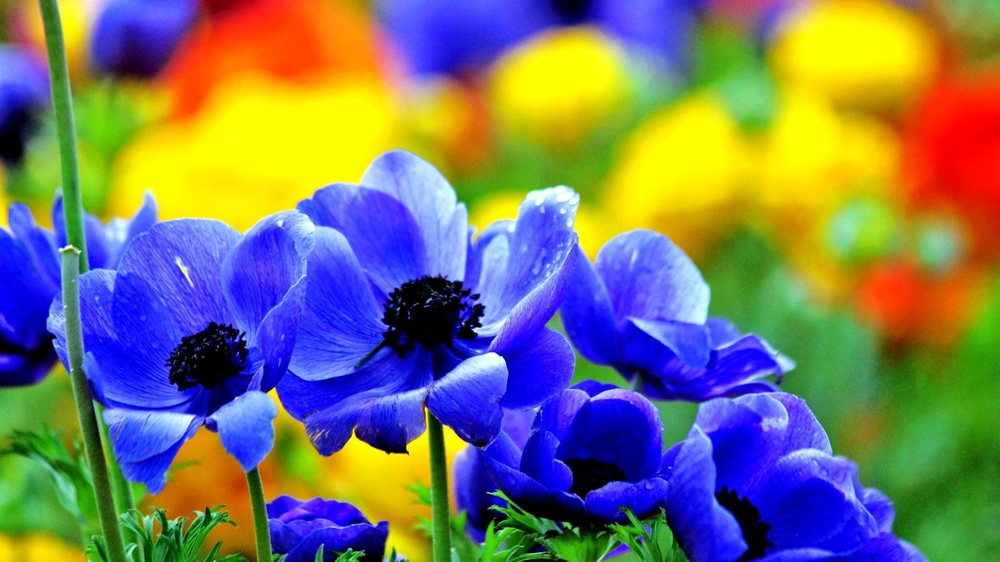
#> input picture Research paper/samples/image1.jpg, 1000 x 562 px, shrunk from 1920 x 1080 before the run
$ python gui.py
#> lines starting #> are read from the running program, lines starting #| are printed output that depends on the picture
from PIL import Image
import random

# Function to encrypt a single RGB pixel
def caesar_encrypt_pixel(pixel, shift):
    r, g, b = pixel
    encrypted_r = (r + shift) % 256
    encrypted_g = (g + shift) % 256
    encrypted_b = (b + shift) % 256
    return (encrypted_r, encrypted_g, encrypted_b)

# Function to decrypt an encrypted RGB pixel
def caesar_decrypt_pixel(encrypted_pixel, shift):
    r, g, b = encrypted_pixel
    decrypted_r = (r - shift) % 256
    decrypted_g = (g - shift) % 256
    decrypted_b = (b - shift) % 256
    return (decrypted_r, decrypted_g, decrypted_b)

# Function to encrypt an image
def encrypt_image(image_path, shift):
    original_image = Image.open(image_path)
    encrypted_image = Image.new("RGB", original_image.size)  # Create a new RGB image

    for x in range(original_image.width):
        for y in range(original_image.height):
            pixel_value = original_image.getpixel((x, y))
            encrypted_pixel = caesar_encrypt_pixel(pixel_value, shift)
            encrypted_image.putpixel((x, y), encrypted_pixel)

    encrypted_image_path = f"encrypt_{image_path[8:]}"
    encrypted_image.save(encrypted_image_path)
    print(f"Color image encrypted and saved as {encrypted_image_path}.")
    return encrypted_image_path

# Function to decrypt an image
def decrypt_image(encrypted_image_path, shift):
    encrypted_image = Image.open(encrypted_image_path)
    decrypted_image = Image.new("RGB", encrypted_image.size)

    for x in range(encrypted_image.width):
        for y in range(encrypted_image.height):
            encrypted_pixel_value = encrypted_image.getpixel((x, y))
            decrypted_pixel = caesar_decrypt_pixel(encrypted_pixel_value, shift)
            decrypted_image.putpixel((x, y), decrypted_pixel)

    decrypted_image_path = f"decrypt_{encrypted_image_path[8:]}"
    decrypted_image.save(decrypted_image_path)
    print(f"Color image decrypted and saved as {decrypted_image_path}.")
    return decrypted_image_path

# Load the input image
input_image_path = "samples/image1.jpg"
input_image = Image.open(input_image_path)
#> input_image is the input picture: PIL image 1000x562 RGB; mean R, G, B 120.1, 118.4, 106.2

# Create a new image with the same size as the input image
mask = Image.new("RGB", input_image.size)
#> mask: PIL image 1000x562 RGB; every value is 0

# Get the pixel data for the mask
mask_pixels = mask.load()

# Generate random black and white values for the mask
for x in range(mask.width):
    for y in range(mask.height):
        r, g, b = random.randint(0, 255), random.randint(0, 255), random.randint(0, 255)
        mask_pixels[x, y] = (r, g, b)

# Save the black and white mask image
mask_path = f"masks/mask_{input_image_path[8:]}"
mask.save(mask_path)
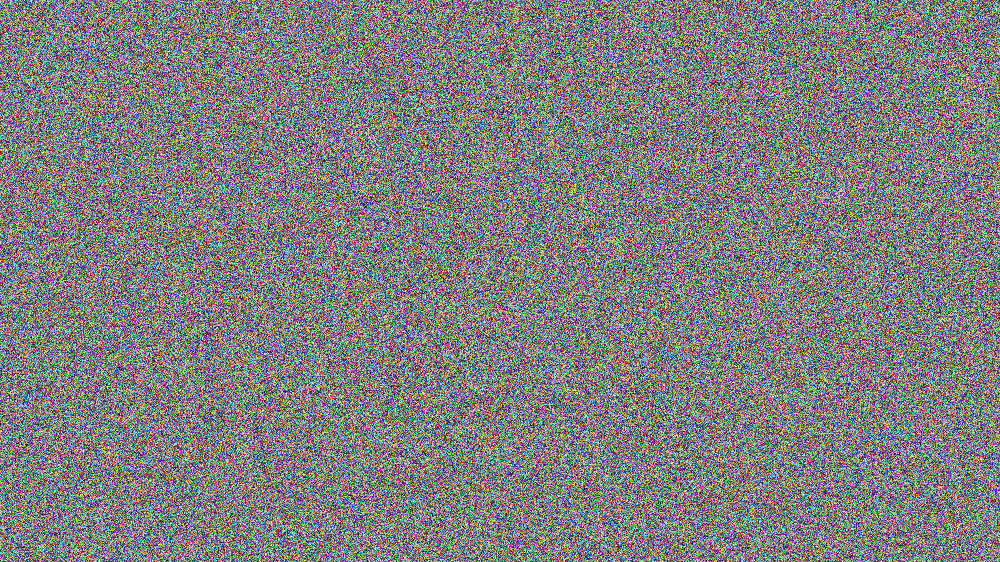
#> saved as mask_image1.jpg: PIL image 1000x562 RGB; mean R, G, B 127.5, 127.4, 127.4

print(f"Random image saved as {mask_path}")

# Encrypt the original image
shift_value = 55
encrypted_image_path = encrypt_image(input_image_path, shift_value)
#> after the loop in encrypt_image, `for x in range(original_image.width):`:
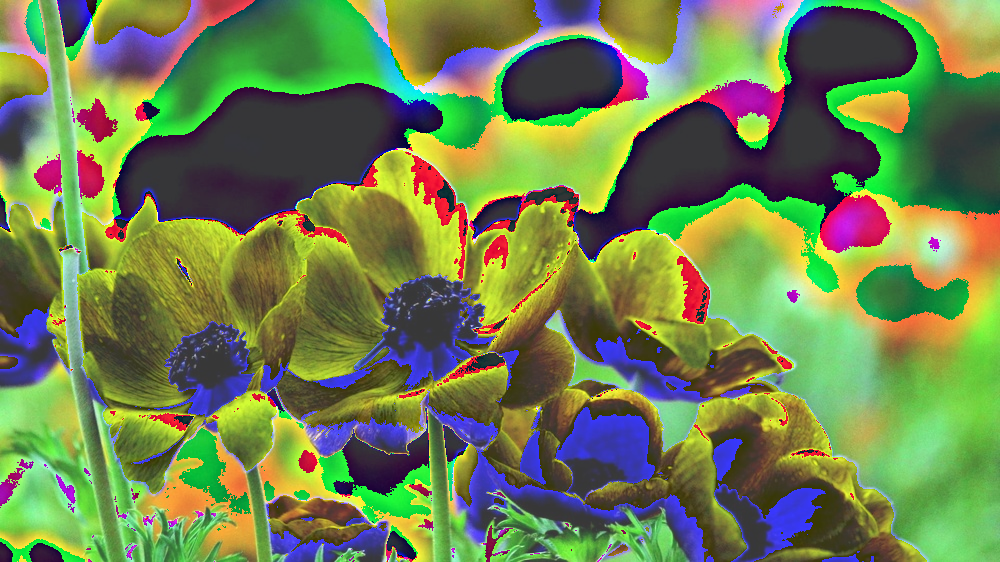
#> encrypted_image: PIL image 1000x562 RGB; mean R, G, B 112, 129.3, 78.9
#| Color image encrypted and saved as encrypt_image1.jpg.

# Decrypt the encrypted image
decrypted_image_path = decrypt_image(encrypted_image_path, shift_value)
#> in decrypt_image, `encrypted_image = Image.open(encrypted_image_path)`:
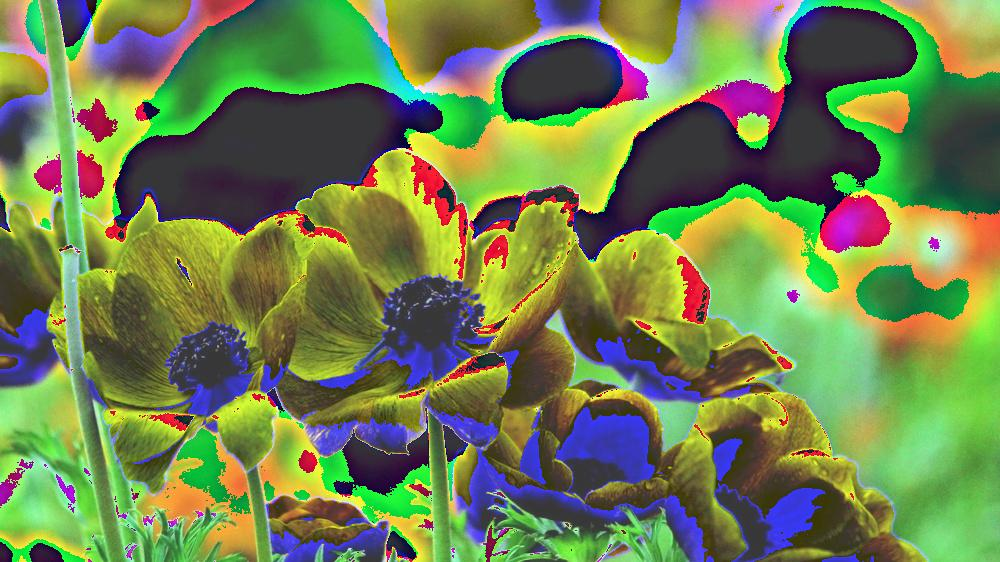
#> encrypted_image: PIL image 1000x562 RGB; mean R, G, B 112.1, 129.3, 78.9
#> after the loop in decrypt_image, `for x in range(encrypted_image.width):`:
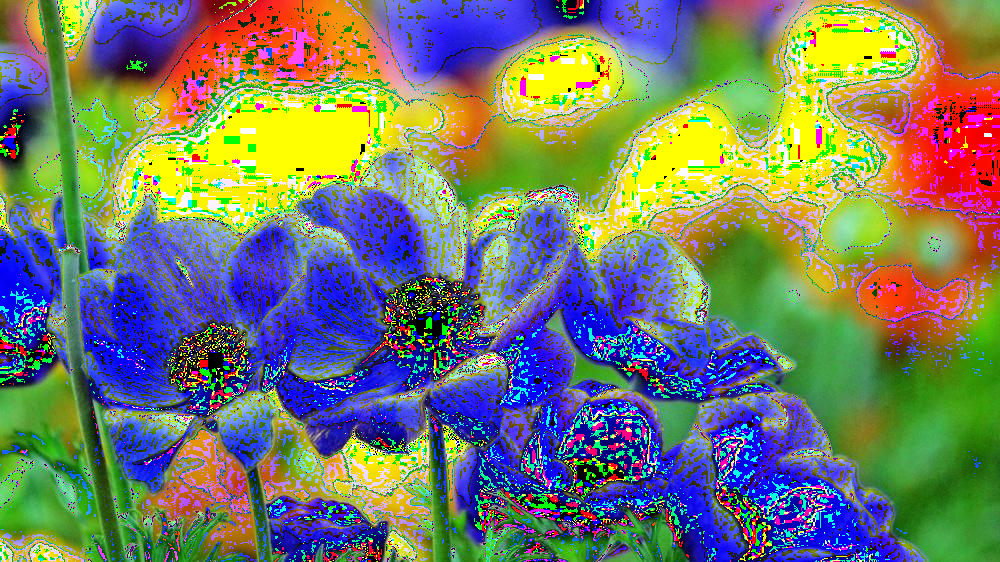
#> decrypted_image: PIL image 1000x562 RGB; mean R, G, B 117, 123.5, 106.1
#| Color image decrypted and saved as decrypt_image1.jpg.

# Load the two images for subtraction
image1 = Image.open(decrypted_image_path)
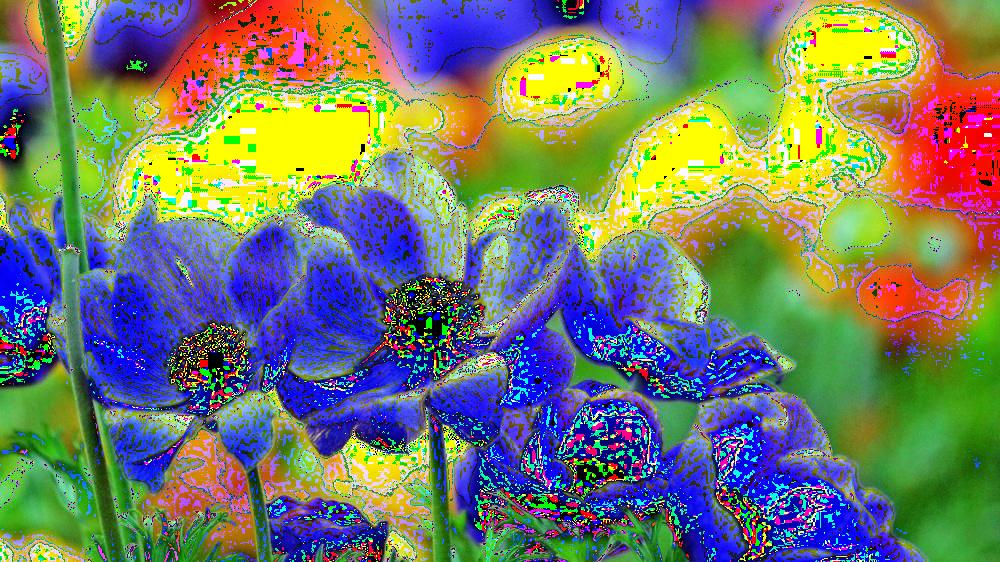
#> image1: PIL image 1000x562 RGB; mean R, G, B 117.3, 123.5, 106.5
image2 = Image.open(mask_path)
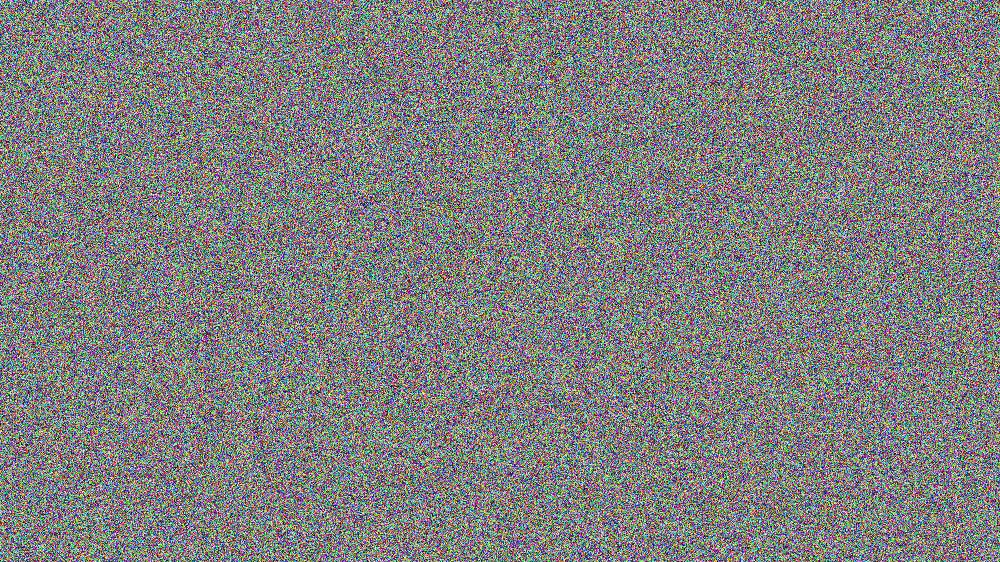
#> image2: PIL image 1000x562 RGB; mean R, G, B 127.5, 127.4, 127.4

# Ensure both images have the same dimensions
if image1.size != image2.size:
    raise ValueError("Images must have the same dimensions")

# Subtract the pixel values of image2 from image1
subtracted_image = Image.new("RGB", image1.size)
subtracted_pixels = []

for x in range(image1.width):
    for y in range(image1.height):
        pixel1 = image1.getpixel((x, y))
        pixel2 = image2.getpixel((x, y))
        subtracted_pixel = tuple(max(0, p1 - p2) for p1, p2 in zip(pixel1, pixel2))
        subtracted_pixels.append(subtracted_pixel)

subtracted_image.putdata(subtracted_pixels)
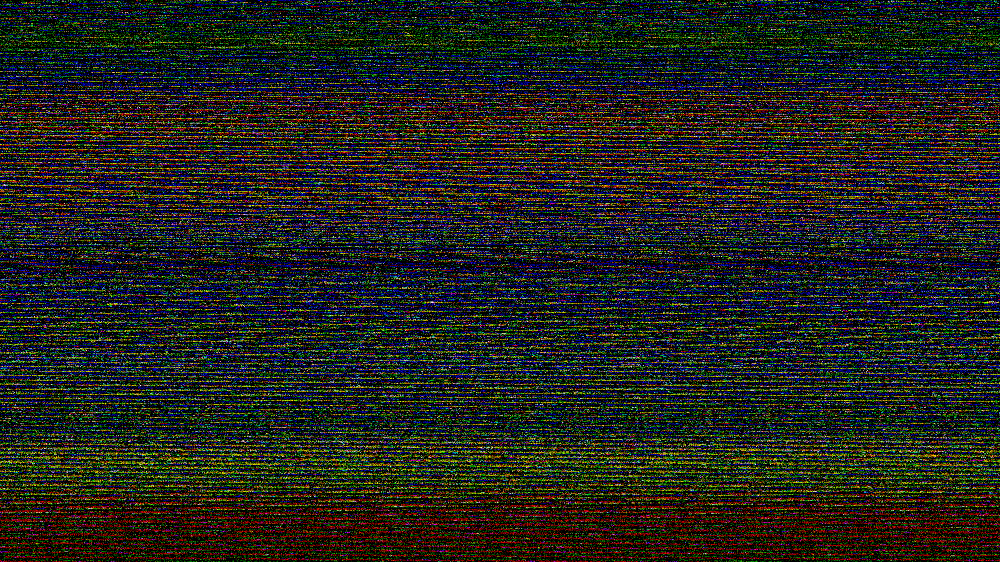
#> subtracted_image: PIL image 1000x562 RGB; mean R, G, B 33.7, 35.4, 30.8

# Save the subtracted image
subtracted_image_path = f"encrypted_images/subtracted_{input_image_path[8:]}"
subtracted_image.save(subtracted_image_path)

print(f"Pixels subtracted and saved as {subtracted_image_path}")
